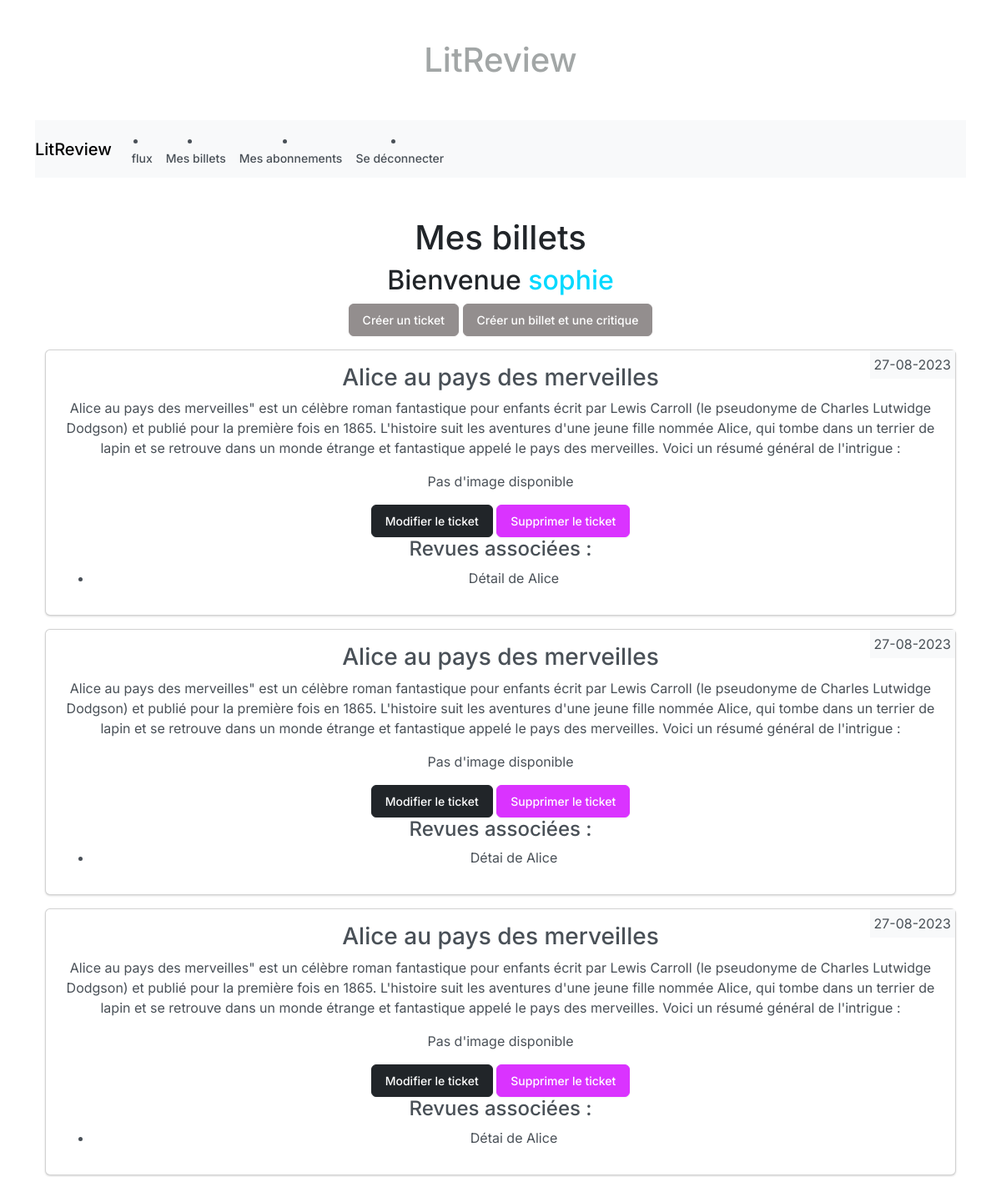
The app's page /user_tickets/ (signed in, upper part), older data.
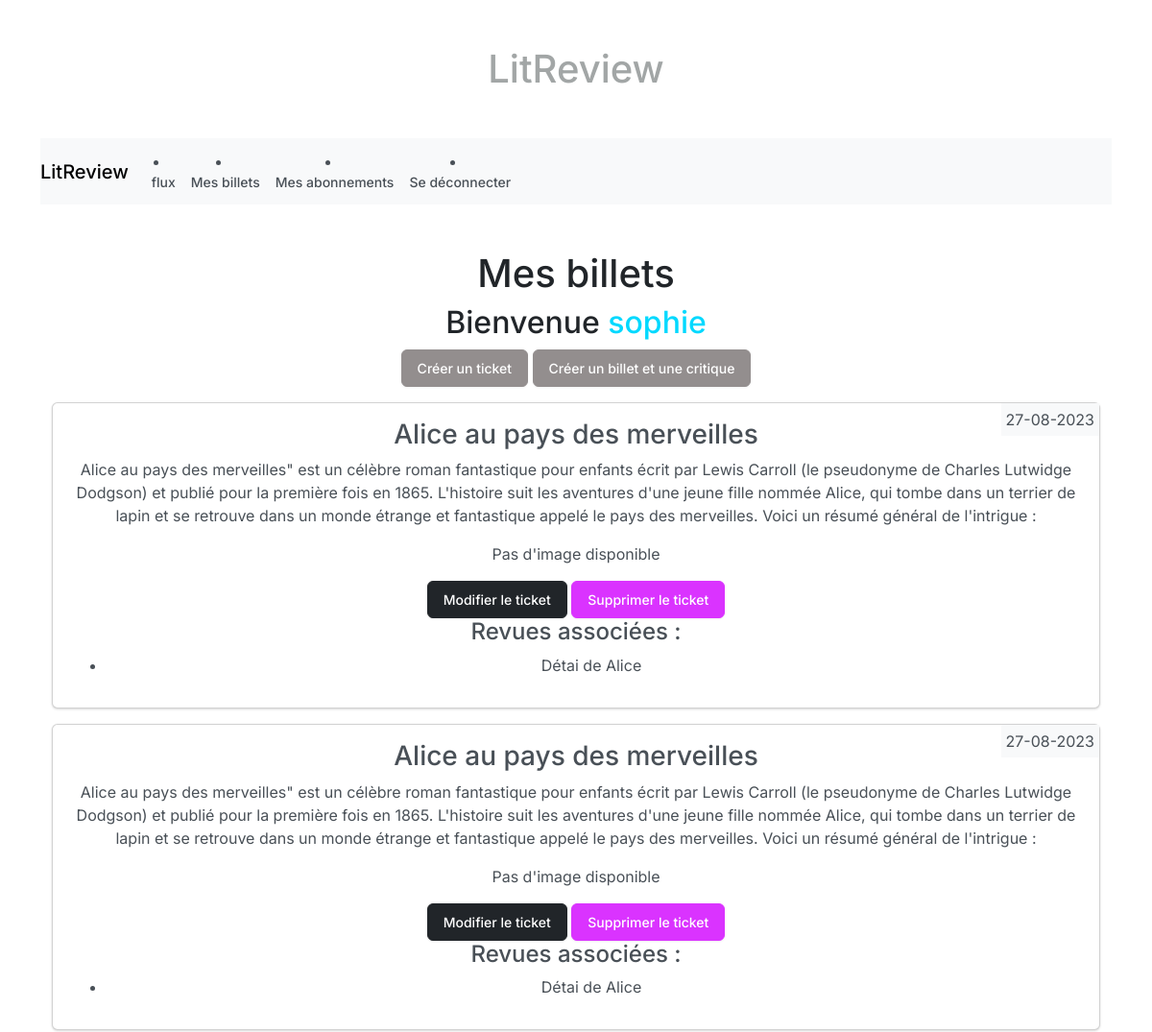
The same page, newer data.
### litreviewApp/models.py (models this page shows, shortened)
class Ticket(models.Model):
    title = models.CharField(max_length=128)
    description = models.TextField(max_length=2048)
    created_by = models.ForeignKey(settings.AUTH_USER_MODEL, on_delete=models.CASCADE)
    created_at = models.DateTimeField(auto_now_add=True)
    updated_at = models.DateTimeField(auto_now=True)
    image = models.ImageField(upload_to="ticket_images/", null=True, blank=True)

class Review(models.Model):
    id = models.AutoField(primary_key=True)
    ticket = models.ForeignKey(Ticket, on_delete=models.CASCADE, null=True, blank=True)
    rating = models.PositiveSmallIntegerField(validators=[MinValueValidator(0), MaxValueValidator(5)])
    created_by = models.ForeignKey(settings.AUTH_USER_MODEL, on_delete=models.CASCADE)
    headline = models.CharField(max_length=128)
    body = models.TextField(max_length=8192, blank=True)
    created_at = models.DateTimeField(auto_now_add=True)
    updated_at = models.DateTimeField(auto_now=True)

### litreviewApp/views.py (the view)
# urls.py: path("user_tickets/", user_tickets_view, name="user_tickets"),
@login_required
def user_tickets_view(request):
    user = request.user
    user_tickets = Ticket.objects.filter(created_by=user).order_by("-created_at")
    for ticket in user_tickets:
        ticket.reviews = Review.objects.filter(ticket=ticket)
    return render(
        request, "litreviewApp/user_tickets.html", {"user_tickets": user_tickets}
    )

### litreviewApp/templates/litreviewApp/user_tickets.html
{% extends 'base.html' %}
{% load static %}
{% block content %}
    <div class="container mt-5">
        <h1>Mes billets</h1>
        <h2>Bienvenue <span class="distinctive-username">{{ user.username }}</span></h2>
        <a href="{% url 'create_ticket' %}" class="btn btn-custom-bl">Créer un ticket</a>
        <a href="{% url 'create_combined_ticket_review' %}" class="btn btn-custom-bl">Créer un billet et une critique</a>
        {% for ticket in user_tickets %}
            <div class="card my-3 card-custom">
                <div class="date">
                    {{ ticket.created_at|date:"d-m-Y " }}
                </div>
                <div class="card-body">
                    <h3 class="card-title">{{ ticket.title }}</h3>
                    <p class="card-text">{{ ticket.description }}</p>
                    {% if ticket.image %}
                        <img src="{{ ticket.image.url }}" alt="{{ ticket.title }}" class="img-thumbnail" width="200">
                    {% else %}
                        <p class="card-text">Pas d'image disponible</p>
                    {% endif %}
                    {% if ticket.created_by == user %}
                        <a href="{% url 'update_ticket' ticket_id=ticket.id %}" class="btn btn-dark">Modifier le ticket</a>
                        <a href="{% url 'delete_ticket' ticket_id=ticket.id %}" class="btn btn-custom-yellow">Supprimer le ticket</a>
                    {% else %}
                        <a href="{% url 'create_review' ticket_id=ticket.id %}" class="btn btn-primary">Créer une revue</a>
                    {% endif %}
                    {% if ticket.reviews %}
                        <h4>Revues associées :</h4>
                        <ul>
                            {% for review in ticket.reviews %}
                                <li>{{ review.headline }}</li>
                            {% endfor %}
                        </ul>
                    {% endif %}
                </div>
            </div>
        {% endfor %}
    </div>
{% endblock %}

Row changes from the older to the newer data that the page shows:
removed Ticket: created_at "27-08-2023", title "Alice au pays des merveilles", description "Alice au pays des merveilles\" est un célèbre roman fantastique pour enfants écrit par Lewis Carroll (le pseudonyme de Charles Lutwidge Dodgson) et publié pour la première fois en 1865. L'histoire suit les aventures d'une jeune fille nommée Alice, qui tombe dans un terrier de lapin et se retrouve dans un monde étrange et fantastique appelé le pays des merveilles. Voici un résumé général de l'intrigue :", image "Pas d'image disponible", shows "Modifier le ticket"
removed Review: headline "Détail de Alice", shown under "27-08-2023"
